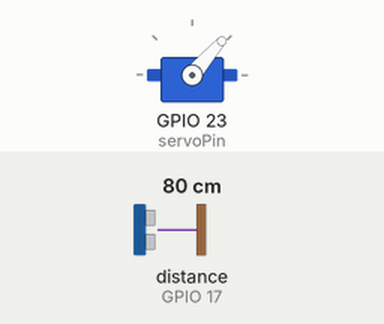
Recording of a sketch running on a simulated ESP32. On the bench: servo. Wiring (inferred from the names in the program): ultrasonic range finder: trigger GPIO 16; echo GPIO 17. Inputs (shaded band) come from the test bench; at power-on: distance to the obstacle (sensor on GPIO 17) 80 cm. The echo pulse lasts 58.3 µs per cm; what the sketch prints to the serial monitor is not drawn.

Above: at 1.2 s.
1.3 s: distance to the obstacle (sensor on GPIO 17) set to 2 cm
At 1.72 s:
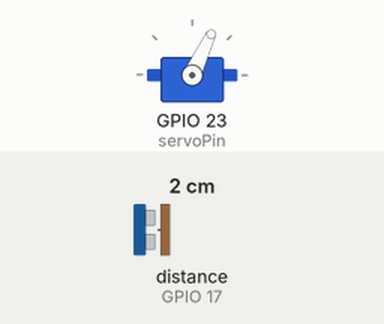
4.3 s: distance to the obstacle (sensor on GPIO 17) set to 250 cm
At 5.03 s:
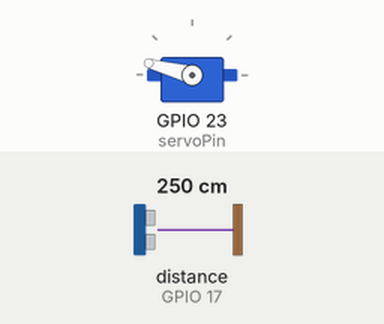
7.3 s: distance to the obstacle (sensor on GPIO 17) set to 4 cm
At 7.75 s:
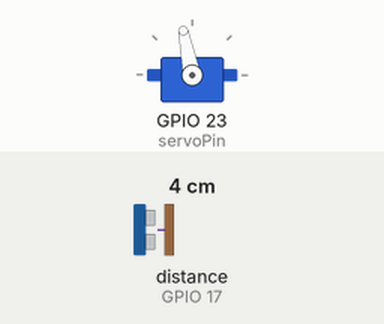
Timing chart, 0 to 16.3 s (numbered marks = the images above; inputs shaded):
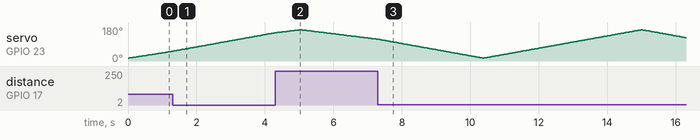

The sketch:

radardisplay.ino
```cpp
#include <ESP32Servo.h>  // Include the Servo library

const int trigPin = 16;
const int echoPin = 17;
long duration;
int distance;

const int servoPin = 23;
Servo myServo;

void setup() {
  Serial.begin(115200);  // Start the Serial communication

  // Set up the pins for the ultrasonic sensor
  pinMode(trigPin, OUTPUT);
  pinMode(echoPin, INPUT);
  myServo.attach(servoPin);  // Attach the servo to the servo pin
}

void loop() {
  scanRadar();
}

void scanRadar() {
  for (int i = 15; i <= 165; i++) {
    myServo.write(i);
    delay(30);
    distance = calculateDistance();
    Serial.print(i);
    Serial.print(",");
    Serial.print(distance);
    Serial.print(".");
  }
  for (int i = 165; i > 15; i--) {
    myServo.write(i);
    delay(30);
    distance = calculateDistance();
    Serial.print(i);
    Serial.print(",");
    Serial.print(distance);
    Serial.print(".");
  }
}

int calculateDistance() {
  digitalWrite(trigPin, LOW);
  delayMicroseconds(2);
  digitalWrite(trigPin, HIGH);
  delayMicroseconds(10);
  digitalWrite(trigPin, LOW);
  float distance = pulseIn(echoPin, HIGH) / 58.00;
  return distance;
}

String generateData() {
  String data = "";
  for (int i = 15; i <= 165; i++) {
    data += String(i) + "," + String(distance) + ".";
  }
  return data;
}
```
